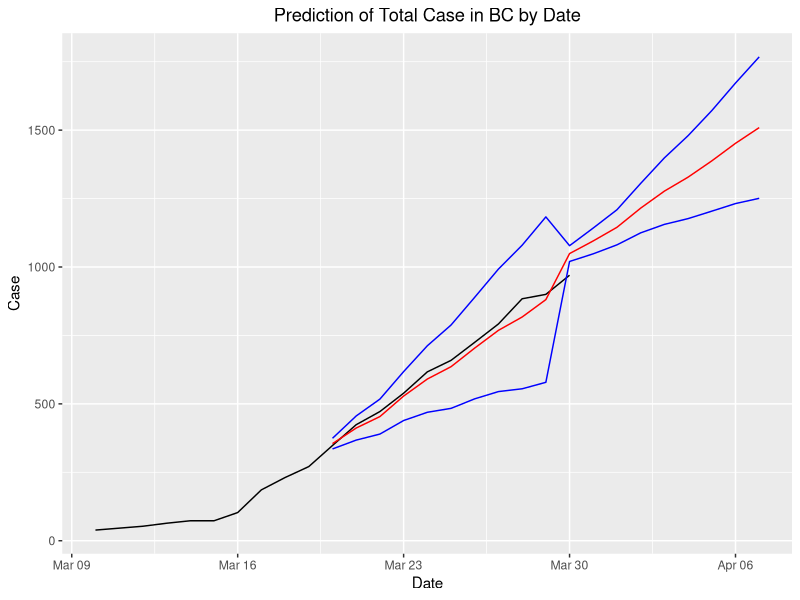

R code for this plot:

library(tidyverse)
library(ggplot2)
library(forecast)


data1 <- readxl::read_xlsx("BCcovid.xlsx")[,c(1,3)]
data1
tail(data1)
data1 <- as.data.frame(data1)
data1[,1] <- as.Date(data1[,1])
data1[,2] <- as.numeric(data1[,2])
# data1 <- data1[-54,]

data1
fit <- forecast(auto.arima(data1[1:44,2]))
data1 <- cbind(data1,as.data.frame(matrix(ncol=5,nrow=nrow(data1))))
colnames(data1)[3:7] <- c("Pred","Lo80","Hi80","Lo95","Hi95")
data1[45:54,"Pred"] <- fit$mean
data1[45:54,c("Lo80","Lo95")] <- fit$lower
data1[45:54,c("Hi80","Hi95")] <- fit$upper
data1[54,1] <- data1[53,1] +1 
data1

data1
fit <- forecast(auto.arima(data1[,2]))
# data1 <- cbind(data1,as.data.frame(matrix(ncol=5,nrow=nrow(data1))))
colnames(data1)[3:7] <- c("Pred","Lo80","Hi80","Lo95","Hi95")


data1[55:64,"Pred"] <- fit$mean
data1[55:64,c("Lo80","Lo95")] <- fit$lower
data1[55:64,c("Hi80","Hi95")] <- fit$upper

for (i in 55:64){
  data1[i,1] <- data1[i-1,1]+1
}

ggplot(data1[35:63,],aes(x=Date)) + 
  geom_line(aes(y=Case),color="black") +
  geom_line(aes(y=Pred),color="red") +
  geom_line(aes(y=Lo95),color="blue") +
  geom_line(aes(y=Hi95),color="blue") +
  theme(plot.title = element_text(hjust = 0.5)) +
  ggtitle("Prediction of Total Case in BC by Date")
# theme_bw()
data1

###
data1 <- as.data.frame(readxl::read_xlsx("BCcovid.xlsx"))
colnames(data1)

bcforecast <- function(col,d){
  
  data1[,"Date"] <- as.Date(data1[,"Date"])
  data1 %>% select(Date,col) -> data1
  data1
  
  
  date <- as.data.frame(seq.Date(min(data1[,1]),max(data1[,1]),by="1 day"))
  colnames(date) <- c("Date")
  data1 <- left_join(as.data.frame(date),data1,by="Date")
  data1
  data1[,2] <- as.integer(data1[,2])
  
  for (i in 1:nrow(data1)){
    if (is.na(data1[i,2])==TRUE) {
      data1[i,2] <- 0
    }
  }
  
  
  forecast <- forecast(auto.arima(data1[1:(nrow(data1)-d),2]))
  
  nr <- nrow(data1)
  data1[(nr-d+1):(nr-d+length(forecast$mean)),"Pred"] <- forecast$mean[1:10]
  data1[(nr-d+1):(nr-d+length(forecast$mean)),"Lo80"] <- forecast$lower[,1]
  data1[(nr-d+1):(nr-d+length(forecast$mean)),"Lo95"] <- forecast$lower[,2]
  data1[(nr-d+1):(nr-d+length(forecast$mean)),"Hi80"] <- forecast$upper[,1]
  data1[(nr-d+1):(nr-d+length(forecast$mean)),"Hi95"] <- forecast$upper[,2]
  
  for (i in (nr+1):(nrow(data1))){
    data1[i,1] <- data1[i-1,1]+1
  }
  print(data1)
  
  colnames(data1)[2] <- c("Case")
  ggplot(data1[(nrow(data1)-25):(nrow(data1)),],aes(x=Date)) +
    geom_line(aes(y=Case),color="black") +
    geom_line(aes(y=Pred),color="red") +
    geom_line(aes(y=Lo80),color="blue") +
    geom_line(aes(y=Lo95),color="green") +
    geom_line(aes(y=Hi80),color="blue") +
    geom_line(aes(y=Hi95),color="green") +
    theme_bw()
  
}
colnames(data1)
#issues:
# the way missing data is handled should be different depending on the column of interest
# if the column is Deaths, New, Recoveries, then the missing values should be filled with 0
# if the column is Case, then the missing values should be filled with the previous numerical value
